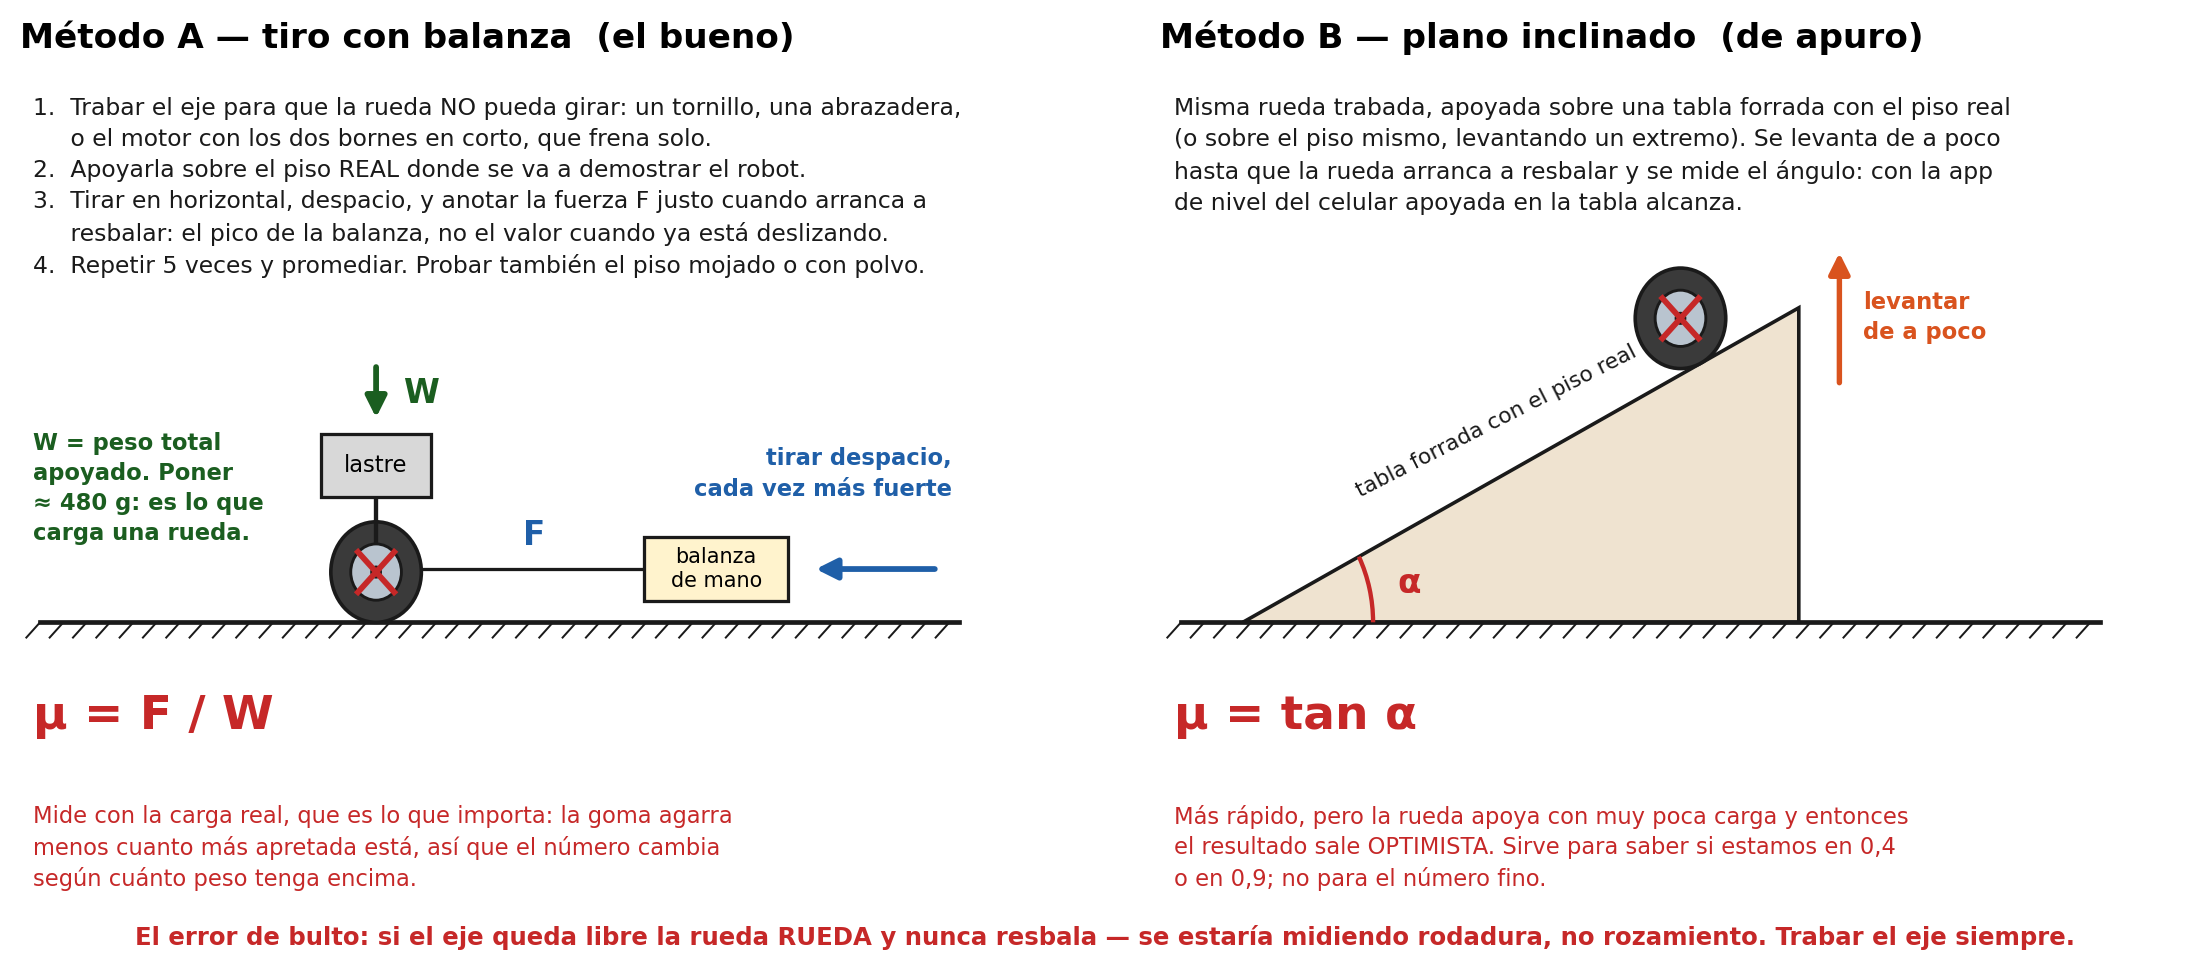

Here is the Python script that generated this plot:
"""Como medir mu del neumatico, en dos metodos. Ensayo M-1 del plan de ensayos.

mu es el unico parametro del modelo que sigue sin ninguna cota: el rango de goma sobre
piso (0.4 a 1.0) es justo el que decide si el robot patina o no. No se puede sacar de
una foto ni de un datasheet: depende del par goma-piso y de la presion de contacto.
Se mide en diez minutos, con una rueda y una balanza de mano.

Fuente editable en ASCII del mismo contenido: docs/diagramas/ensayo_mu_neumatico.bob
(falta el renderizador svgbob en esta maquina; ver el plan de ensayos).

Genera fig_ensayo_mu.png en esta carpeta.      python fig_ensayo_mu.py
"""
import math
import os
import matplotlib
matplotlib.use("Agg")
import matplotlib.pyplot as plt
from matplotlib.patches import FancyArrowPatch, Circle, Rectangle, Polygon, Arc

AQUI = os.path.dirname(os.path.abspath(__file__))
NEGRO, GRIS, AZUL, ROJO, VERDE, NARANJA = "#1a1a1a", "#8a8a8a", "#1f5fa8", "#c62828", "#1b5e20", "#d9531e"
GOMA, METAL = "#3a3a3a", "#b9c4cf"
R = 0.33                                      # radio de la rueda en el dibujo


def rueda(ax, c, trabada=True):
    ax.add_patch(Circle(c, R, fc=GOMA, ec=NEGRO, lw=2, zorder=5))
    ax.add_patch(Circle(c, 0.56*R, fc=METAL, ec=NEGRO, lw=1.6, zorder=6))
    ax.add_patch(Circle(c, 0.13*R, fc=NEGRO, zorder=7))
    if trabada:                               # la cruz roja marca el eje trabado
        for s in (1, -1):
            ax.plot([c[0] - 0.40*R, c[0] + 0.40*R],
                    [c[1] - s*0.40*R, c[1] + s*0.40*R], color=ROJO, lw=3.2, zorder=8)


def piso(ax, x0, x1, y=0.0):
    ax.plot([x0, x1], [y, y], color=NEGRO, lw=2.6, zorder=4)
    for i in range(int((x1 - x0)/0.17) + 1):
        x = x0 + i*0.17
        ax.plot([x, x - 0.10], [y, y - 0.10], color=NEGRO, lw=1.1, zorder=3)


def flecha(ax, p0, p1, color, lw=3.0):
    ax.add_patch(FancyArrowPatch(p0, p1, arrowstyle="-|>", mutation_scale=24,
                                 color=color, lw=lw, zorder=9))


fig, axs = plt.subplots(1, 2, figsize=(17, 7.4))

# ============================= METODO A: tiro con balanza =============================
ax = axs[0]
ax.set_title("Método A — tiro con balanza  (el bueno)", fontsize=19, fontweight="bold", loc="left")

ax.text(0.1, 3.45,
        "1.  Trabar el eje para que la rueda NO pueda girar: un tornillo, una abrazadera,\n"
        "     o el motor con los dos bornes en corto, que frena solo.\n"
        "2.  Apoyarla sobre el piso REAL donde se va a demostrar el robot.\n"
        "3.  Tirar en horizontal, despacio, y anotar la fuerza F justo cuando arranca a\n"
        "     resbalar: el pico de la balanza, no el valor cuando ya está deslizando.\n"
        "4.  Repetir 5 veces y promediar. Probar también el piso mojado o con polvo.",
        fontsize=13, va="top", ha="left", color=NEGRO, linespacing=1.45)

piso(ax, 0.15, 6.85)
rueda(ax, (2.6, R))
ax.add_patch(Rectangle((2.2, 0.82), 0.8, 0.42, fc="#d8d8d8", ec=NEGRO, lw=1.8, zorder=6))
ax.plot([2.6, 2.6], [R + 0.02, 0.82], color=NEGRO, lw=2.4, zorder=5)
ax.text(2.6, 1.03, "lastre", fontsize=12.5, ha="center", va="center", zorder=7)
flecha(ax, (2.6, 1.70), (2.6, 1.32), VERDE, lw=3.2)
ax.text(2.80, 1.50, "W", fontsize=18, color=VERDE, va="center", ha="left", fontweight="bold")
ax.text(0.1, 0.88, "W = peso total\napoyado. Poner\n≈ 480 g: es lo que\ncarga una rueda.",
        fontsize=12.5, color=VERDE, va="center", ha="left", fontweight="bold", linespacing=1.4)

ax.add_patch(Rectangle((4.55, 0.14), 1.05, 0.42, fc="#fff3cd", ec=NEGRO, lw=1.8, zorder=6))
ax.text(5.08, 0.35, "balanza\nde mano", fontsize=11.5, ha="center", va="center", zorder=7)
ax.plot([2.95, 4.55], [0.35, 0.35], color=NEGRO, lw=1.8, zorder=5)
flecha(ax, (6.70, 0.35), (5.78, 0.35), AZUL, lw=3.2)
ax.text(6.80, 0.80, "tirar despacio,\ncada vez más fuerte", fontsize=12.5, color=AZUL,
        ha="right", va="bottom", fontweight="bold", linespacing=1.4)
ax.text(3.75, 0.46, "F", fontsize=18, color=AZUL, ha="center", va="bottom", fontweight="bold")

ax.text(0.1, -0.62, "μ = F / W", fontsize=26, color=ROJO, fontweight="bold",
        va="center", ha="left")
ax.text(0.1, -1.20,
        "Mide con la carga real, que es lo que importa: la goma agarra\n"
        "menos cuanto más apretada está, así que el número cambia\n"
        "según cuánto peso tenga encima.",
        fontsize=12.5, color=ROJO, va="top", ha="left", linespacing=1.4)
ax.set_xlim(0, 7.0)
ax.set_ylim(-1.85, 3.7)
ax.axis("off")

# ============================= METODO B: plano inclinado =============================
ax = axs[1]
ax.set_title("Método B — plano inclinado  (de apuro)", fontsize=19, fontweight="bold", loc="left")

ax.text(0.1, 3.45,
        "Misma rueda trabada, apoyada sobre una tabla forrada con el piso real\n"
        "(o sobre el piso mismo, levantando un extremo). Se levanta de a poco\n"
        "hasta que la rueda arranca a resbalar y se mide el ángulo: con la app\n"
        "de nivel del celular apoyada en la tabla alcanza.",
        fontsize=13, va="top", ha="left", color=NEGRO, linespacing=1.45)

alfa = 27.0
ca, sa = math.cos(math.radians(alfa)), math.sin(math.radians(alfa))
piso(ax, 0.15, 6.85)
Lp = 4.55
ax.add_patch(Polygon([(0.6, 0.0), (0.6 + Lp*ca, Lp*sa), (0.6 + Lp*ca, 0.0)],
                     fc="#efe3d0", ec=NEGRO, lw=2, zorder=2))
d = 3.75
rueda(ax, (0.6 + d*ca - R*sa, d*sa + R*ca))
ax.add_patch(Arc((0.6, 0.0), 1.9, 1.9, theta1=0, theta2=alfa, color=ROJO, lw=2.4, zorder=6))
ax.text(1.73, 0.19, "α", fontsize=19, color=ROJO, fontweight="bold", zorder=7)
ax.text(2.45, 1.32, "tabla forrada con el piso real", fontsize=12, color=NEGRO,
        ha="center", va="center", rotation=alfa, zorder=7)
flecha(ax, (4.95, 1.55), (4.95, 2.45), NARANJA, lw=3.0)
ax.text(5.12, 2.00, "levantar\nde a poco", fontsize=12.5, color=NARANJA,
        ha="left", va="center", fontweight="bold", linespacing=1.4)

ax.text(0.1, -0.62, "μ = tan α", fontsize=26, color=ROJO, fontweight="bold",
        va="center", ha="left")
ax.text(0.1, -1.20,
        "Más rápido, pero la rueda apoya con muy poca carga y entonces\n"
        "el resultado sale OPTIMISTA. Sirve para saber si estamos en 0,4\n"
        "o en 0,9; no para el número fino.",
        fontsize=12.5, color=ROJO, va="top", ha="left", linespacing=1.4)
ax.set_xlim(0, 7.0)
ax.set_ylim(-1.85, 3.7)
ax.axis("off")

fig.text(0.5, 0.018,
         "El error de bulto: si el eje queda libre la rueda RUEDA y nunca resbala — se estaría midiendo "
         "rodadura, no rozamiento. Trabar el eje siempre.",
         fontsize=13.5, color=ROJO, ha="center", fontweight="bold")
fig.tight_layout(rect=[0, 0.04, 1, 1])
salida = os.path.join(AQUI, "fig_ensayo_mu.png")
fig.savefig(salida, dpi=130)
print("guardado", salida)
